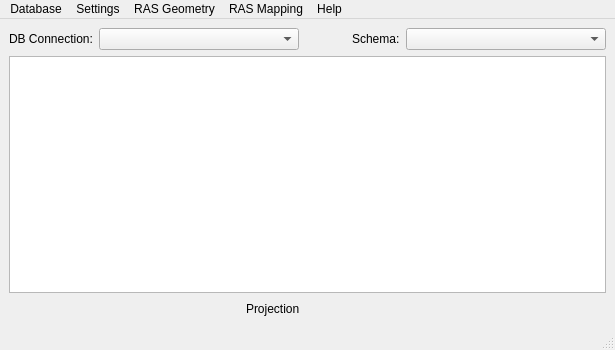
<?xml version="1.0" encoding="UTF-8"?>
<ui version="4.0">
 <class>RiverGIS</class>
 <widget class="QMainWindow" name="RiverGIS">
  <property name="enabled">
   <bool>true</bool>
  </property>
  <property name="geometry">
   <rect>
    <x>0</x>
    <y>0</y>
    <width>615</width>
    <height>350</height>
   </rect>
  </property>
  <property name="windowTitle">
   <string>RiverGIS</string>
  </property>
  <property name="windowIcon">
   <iconset resource="../resources.qrc">
    <normaloff>:/rivergis/icons/rivergis.svg</normaloff>:/rivergis/icons/rivergis.svg</iconset>
  </property>
  <widget class="QWidget" name="centralwidget">
   <layout class="QGridLayout" name="gridLayout_2">
    <item row="0" column="0">
     <layout class="QGridLayout" name="gridLayout">
      <item row="0" column="3">
       <widget class="QLabel" name="labelCurSchema">
        <property name="text">
         <string>Schema:</string>
        </property>
       </widget>
      </item>
      <item row="0" column="0">
       <widget class="QLabel" name="labelCurDatabase">
        <property name="text">
         <string>DB Connection:</string>
        </property>
       </widget>
      </item>
      <item row="0" column="4">
       <widget class="QComboBox" name="schemasCbo">
        <property name="minimumSize">
         <size>
          <width>200</width>
          <height>0</height>
         </size>
        </property>
       </widget>
      </item>
      <item row="0" column="1">
       <widget class="QComboBox" name="connsCbo">
        <property name="minimumSize">
         <size>
          <width>200</width>
          <height>0</height>
         </size>
        </property>
       </widget>
      </item>
      <item row="0" column="2">
       <spacer name="horizontalSpacer_2">
        <property name="orientation">
         <enum>Qt::Horizontal</enum>
        </property>
        <property name="sizeHint" stdset="0">
         <size>
          <width>40</width>
          <height>20</height>
         </size>
        </property>
       </spacer>
      </item>
     </layout>
    </item>
    <item row="1" column="0">
     <widget class="QTextEdit" name="textEdit">
      <property name="readOnly">
       <bool>true</bool>
      </property>
     </widget>
    </item>
    <item row="2" column="0">
     <layout class="QHBoxLayout" name="horizontalLayout">
      <property name="topMargin">
       <number>0</number>
      </property>
      <item>
       <spacer name="horizontalSpacer">
        <property name="orientation">
         <enum>Qt::Horizontal</enum>
        </property>
        <property name="sizeHint" stdset="0">
         <size>
          <width>40</width>
          <height>20</height>
         </size>
        </property>
       </spacer>
      </item>
      <item>
       <widget class="QLabel" name="label">
        <property name="text">
         <string>Projection</string>
        </property>
       </widget>
      </item>
      <item>
       <widget class="QgsProjectionSelectionWidget" name="crsWidget">
        <property name="minimumSize">
         <size>
          <width>300</width>
          <height>0</height>
         </size>
        </property>
        <property name="maximumSize">
         <size>
          <width>400</width>
          <height>16777215</height>
         </size>
        </property>
       </widget>
      </item>
     </layout>
    </item>
   </layout>
  </widget>
  <widget class="QMenuBar" name="menubar">
   <property name="geometry">
    <rect>
     <x>0</x>
     <y>0</y>
     <width>615</width>
     <height>18</height>
    </rect>
   </property>
   <widget class="QMenu" name="menuHelp">
    <property name="title">
     <string>Help</string>
    </property>
    <addaction name="actionHelpContents"/>
   </widget>
   <widget class="QMenu" name="menuRASMapping">
    <property name="title">
     <string>RAS Mapping</string>
    </property>
    <addaction name="actionRASImportRasData"/>
    <addaction name="separator"/>
    <addaction name="actionRASWaterSurfaceGeneration"/>
    <addaction name="actionRASFloodplainDelineation"/>
   </widget>
   <widget class="QMenu" name="menu_Geometry">
    <property name="title">
     <string>RAS Geometry</string>
    </property>
    <widget class="QMenu" name="menuXS_Cut_Line_Attributes">
     <property name="title">
      <string>XS Cut Line Attributes</string>
     </property>
     <addaction name="actionRASXSRiverReachNames"/>
     <addaction name="actionRASXSStationing"/>
     <addaction name="actionRASXSBankStations"/>
     <addaction name="actionRASXSDownstreamReachLengths"/>
     <addaction name="separator"/>
     <addaction name="actionRASXSElevations"/>
     <addaction name="separator"/>
     <addaction name="actionRASXSAll"/>
    </widget>
    <widget class="QMenu" name="menuStreamCenterlineAttributes">
     <property name="title">
      <string>Stream Centerline Attributes</string>
     </property>
     <addaction name="actionRASTopology1D"/>
     <addaction name="actionRASLengthsStations"/>
     <addaction name="separator"/>
     <addaction name="actionRASStreamCenterlineAll"/>
    </widget>
    <widget class="QMenu" name="menuUtilities">
     <property name="title">
      <string>Utilities</string>
     </property>
     <addaction name="actionRASFlipXSDirection"/>
    </widget>
    <addaction name="actionRASCreateRdbTables"/>
    <addaction name="actionRASLoadRdbTablesIntoQGIS"/>
    <addaction name="actionRASImportLayersIntoRdbTables"/>
    <addaction name="menuStreamCenterlineAttributes"/>
    <addaction name="menuXS_Cut_Line_Attributes"/>
    <addaction name="actionRASManningsNValues"/>
    <addaction name="actionRASLevees"/>
    <addaction name="actionRASIneffectiveFlowAreas"/>
    <addaction name="actionRASBlockedObstructions"/>
    <addaction name="menuUtilities"/>
    <addaction name="separator"/>
    <addaction name="actionRASCreateRASGISImport"/>
    <addaction name="separator"/>
    <addaction name="actionRASCreate2dAreaPoints"/>
    <addaction name="actionRASPreview2DMesh"/>
    <addaction name="actionRASSave2DPointsToHECRASGeometry"/>
    <addaction name="actionRASCorrectLateralWeirs"/>
    <addaction name="separator"/>
   </widget>
   <widget class="QMenu" name="menuDB">
    <property name="title">
     <string>Database</string>
    </property>
    <addaction name="actionRefreshConnections"/>
    <addaction name="actionImportRiverFromIsokp"/>
   </widget>
   <widget class="QMenu" name="menuSettings">
    <property name="title">
     <string>Settings</string>
    </property>
    <addaction name="actionRASDTMSetup"/>
    <addaction name="actionDebugMode"/>
   </widget>
   <addaction name="menuDB"/>
   <addaction name="menuSettings"/>
   <addaction name="menu_Geometry"/>
   <addaction name="menuRASMapping"/>
   <addaction name="menuHelp"/>
  </widget>
  <widget class="QStatusBar" name="statusbar"/>
  <action name="actionCreate2dAreaPerimeter">
   <property name="icon">
    <iconset>
     <normaloff>:/rivergis/icons/2darea_perimeter.svg</normaloff>:/rivergis/icons/2darea_perimeter.svg</iconset>
   </property>
   <property name="text">
    <string>2D Area (Perimeter)</string>
   </property>
  </action>
  <action name="actionRASCorrectLateralWeirs">
   <property name="enabled">
    <bool>false</bool>
   </property>
   <property name="icon">
    <iconset resource="../resources.qrc">
     <normaloff>:/rivergis/icons/correctLateralWeir.svg</normaloff>:/rivergis/icons/correctLateralWeir.svg</iconset>
   </property>
   <property name="text">
    <string>Correct Lateral Weirs</string>
   </property>
  </action>
  <action name="actionRASCreate2dAreaPoints">
   <property name="icon">
    <iconset resource="../resources.qrc">
     <normaloff>:/rivergis/icons/ras2dareaCreate.svg</normaloff>:/rivergis/icons/ras2dareaCreate.svg</iconset>
   </property>
   <property name="text">
    <string>Create 2D Computational Points</string>
   </property>
  </action>
  <action name="actionAbout">
   <property name="text">
    <string>About</string>
   </property>
  </action>
  <action name="actionHelpContents">
   <property name="text">
    <string>Contents</string>
   </property>
  </action>
  <action name="actionLoad_2D_WSEL_from_HDF">
   <property name="icon">
    <iconset resource="../resources.qrc">
     <normaloff>:/rivergis/icons/loadWselHdf.svg</normaloff>:/rivergis/icons/loadWselHdf.svg</iconset>
   </property>
   <property name="text">
    <string>Load 2D WSEL from HDF</string>
   </property>
  </action>
  <action name="actionRASWaterSurfaceGeneration">
   <property name="enabled">
    <bool>true</bool>
   </property>
   <property name="icon">
    <iconset resource="../resources.qrc">
     <normaloff>:/rivergis/icons/createWselRaster.svg</normaloff>:/rivergis/icons/createWselRaster.svg</iconset>
   </property>
   <property name="text">
    <string>Water Surface Generation</string>
   </property>
  </action>
  <action name="actionImportRiverFromIsokp">
   <property name="icon">
    <iconset resource="../resources.qrc">
     <normaloff>:/rivergis/icons/importFromIsok.svg</normaloff>:/rivergis/icons/importFromIsok.svg</iconset>
   </property>
   <property name="text">
    <string>Import River Data From ISOKP Database</string>
   </property>
  </action>
  <action name="actionRefreshConnections">
   <property name="icon">
    <iconset resource="../resources.qrc">
     <normaloff>:/rivergis/icons/refreshConnections.svg</normaloff>:/rivergis/icons/refreshConnections.svg</iconset>
   </property>
   <property name="text">
    <string>Refresh Connections List</string>
   </property>
  </action>
  <action name="actionRASFloodplainDelineation">
   <property name="icon">
    <iconset resource="../resources.qrc">
     <normaloff>:/rivergis/icons/createDepthsAndRange.svg</normaloff>:/rivergis/icons/createDepthsAndRange.svg</iconset>
   </property>
   <property name="text">
    <string>Floodplain Delineation Using Rasters</string>
   </property>
  </action>
  <action name="actionLoad_1D_WSEL_from_HDF">
   <property name="text">
    <string>Load 1D WSEL from HDF</string>
   </property>
  </action>
  <action name="actionRASImportRasData">
   <property name="icon">
    <iconset resource="../resources.qrc">
     <normaloff>:/rivergis/icons/loadWselHdf.svg</normaloff>:/rivergis/icons/loadWselHdf.svg</iconset>
   </property>
   <property name="text">
    <string>Import RAS Data</string>
   </property>
  </action>
  <action name="actionCreate_1d_PostGIS_Tables">
   <property name="text">
    <string>Create 1D PostGIS Tables</string>
   </property>
  </action>
  <action name="actionRASSave2DPointsToHECRASGeometry">
   <property name="icon">
    <iconset resource="../resources.qrc">
     <normaloff>:/rivergis/icons/ras2dareaSaveToGeo.svg</normaloff>:/rivergis/icons/ras2dareaSaveToGeo.svg</iconset>
   </property>
   <property name="text">
    <string>Save 2D Points to HEC-RAS Geometry</string>
   </property>
  </action>
  <action name="actionRASPreview2DMesh">
   <property name="enabled">
    <bool>true</bool>
   </property>
   <property name="icon">
    <iconset resource="../resources.qrc">
     <normaloff>:/rivergis/icons/ras2dareaPreview.svg</normaloff>:/rivergis/icons/ras2dareaPreview.svg</iconset>
   </property>
   <property name="text">
    <string>Preview 2D Mesh</string>
   </property>
  </action>
  <action name="actionRASCreateRdbTables">
   <property name="icon">
    <iconset resource="../resources.qrc">
     <normaloff>:/rivergis/icons/createPgTables.svg</normaloff>:/rivergis/icons/createPgTables.svg</iconset>
   </property>
   <property name="text">
    <string>Create River Database Tables</string>
   </property>
   <property name="toolTip">
    <string>RAS 1D Create River Database Tables</string>
   </property>
  </action>
  <action name="actionRASManningsNValues">
   <property name="icon">
    <iconset resource="../resources.qrc">
     <normaloff>:/rivergis/icons/ras1dXsMannings.svg</normaloff>:/rivergis/icons/ras1dXsMannings.svg</iconset>
   </property>
   <property name="text">
    <string>Extract Manning's n Values</string>
   </property>
   <property name="toolTip">
    <string>RAS 1D Extract Manning's n Values</string>
   </property>
  </action>
  <action name="actionRASCreateRASGISImport">
   <property name="icon">
    <iconset resource="../resources.qrc">
     <normaloff>:/rivergis/icons/ras1dCreateRASImport.svg</normaloff>:/rivergis/icons/ras1dCreateRASImport.svg</iconset>
   </property>
   <property name="text">
    <string>Create RAS GIS Import File</string>
   </property>
  </action>
  <action name="actionRASTopology1D">
   <property name="icon">
    <iconset resource="../resources.qrc">
     <normaloff>:/rivergis/icons/ras1dStreamCenterlinesTopology.svg</normaloff>:/rivergis/icons/ras1dStreamCenterlinesTopology.svg</iconset>
   </property>
   <property name="text">
    <string>Topology</string>
   </property>
   <property name="toolTip">
    <string>RAS 1D Stream Centerlines Topology</string>
   </property>
  </action>
  <action name="actionAaa">
   <property name="text">
    <string>aaa</string>
   </property>
  </action>
  <action name="actionRASLengthsStations">
   <property name="icon">
    <iconset resource="../resources.qrc">
     <normaloff>:/rivergis/icons/ras1dStreamCenterlinesLengthsStations.svg</normaloff>:/rivergis/icons/ras1dStreamCenterlinesLengthsStations.svg</iconset>
   </property>
   <property name="text">
    <string>Lengths/Stations</string>
   </property>
   <property name="toolTip">
    <string>RAS 1D Stream Centerlines Lengths/Stations</string>
   </property>
  </action>
  <action name="actionRASCenterlineElevations">
   <property name="enabled">
    <bool>false</bool>
   </property>
   <property name="text">
    <string>Elevations</string>
   </property>
   <property name="toolTip">
    <string>RAS 1D Stream Centerlines Elevations</string>
   </property>
  </action>
  <action name="actionRASStreamCenterlineAll">
   <property name="icon">
    <iconset resource="../resources.qrc">
     <normaloff>:/rivergis/icons/ras1dStreamCenterlinesAll.svg</normaloff>:/rivergis/icons/ras1dStreamCenterlinesAll.svg</iconset>
   </property>
   <property name="text">
    <string>All</string>
   </property>
   <property name="toolTip">
    <string>RAS 1D Stream Centerlines All</string>
   </property>
  </action>
  <action name="actionRASXSRiverReachNames">
   <property name="icon">
    <iconset resource="../resources.qrc">
     <normaloff>:/rivergis/icons/ras1dXsRiverNames.svg</normaloff>:/rivergis/icons/ras1dXsRiverNames.svg</iconset>
   </property>
   <property name="text">
    <string>River/Reach Names</string>
   </property>
   <property name="toolTip">
    <string>RAS 1D Cross-sections River/Reach Names</string>
   </property>
  </action>
  <action name="actionRASXSStationing">
   <property name="icon">
    <iconset resource="../resources.qrc">
     <normaloff>:/rivergis/icons/ras1dXsStationing.svg</normaloff>:/rivergis/icons/ras1dXsStationing.svg</iconset>
   </property>
   <property name="text">
    <string>Stationing</string>
   </property>
   <property name="toolTip">
    <string>RAS 1D Cross-sections Stationing</string>
   </property>
  </action>
  <action name="actionRASXSBankStations">
   <property name="icon">
    <iconset resource="../resources.qrc">
     <normaloff>:/rivergis/icons/ras1dXsBanks.svg</normaloff>:/rivergis/icons/ras1dXsBanks.svg</iconset>
   </property>
   <property name="text">
    <string>Bank Stations</string>
   </property>
   <property name="toolTip">
    <string>RAS 1D Cross-sections Bank Stations</string>
   </property>
  </action>
  <action name="actionRASXSDownstreamReachLengths">
   <property name="icon">
    <iconset resource="../resources.qrc">
     <normaloff>:/rivergis/icons/ras1dXsDSLenghts.svg</normaloff>:/rivergis/icons/ras1dXsDSLenghts.svg</iconset>
   </property>
   <property name="text">
    <string>Downstream Reach Lengths</string>
   </property>
   <property name="toolTip">
    <string>RAS 1D Cross-sections Downstream Reach Lengths</string>
   </property>
  </action>
  <action name="actionRASXSElevations">
   <property name="icon">
    <iconset resource="../resources.qrc">
     <normaloff>:/rivergis/icons/ras1dXsElevations.svg</normaloff>:/rivergis/icons/ras1dXsElevations.svg</iconset>
   </property>
   <property name="text">
    <string>Elevations</string>
   </property>
   <property name="toolTip">
    <string>RAS 1D Cross-sections Elevations</string>
   </property>
  </action>
  <action name="actionRASXSAll">
   <property name="icon">
    <iconset resource="../resources.qrc">
     <normaloff>:/rivergis/icons/ras1dXsAll.svg</normaloff>:/rivergis/icons/ras1dXsAll.svg</iconset>
   </property>
   <property name="text">
    <string>All</string>
   </property>
   <property name="toolTip">
    <string>RAS 1D Cross-sections All</string>
   </property>
  </action>
  <action name="actionRASImportLayersIntoRdbTables">
   <property name="icon">
    <iconset resource="../resources.qrc">
     <normaloff>:/rivergis/icons/importLayersIntoRdb.svg</normaloff>:/rivergis/icons/importLayersIntoRdb.svg</iconset>
   </property>
   <property name="text">
    <string>Import Layers Into River Database Tables</string>
   </property>
   <property name="toolTip">
    <string>RAS 1D Import Layers Into River Database Tables</string>
   </property>
  </action>
  <action name="actionRASLevees">
   <property name="icon">
    <iconset resource="../resources.qrc">
     <normaloff>:/rivergis/icons/ras1dXsLevees.svg</normaloff>:/rivergis/icons/ras1dXsLevees.svg</iconset>
   </property>
   <property name="text">
    <string>Levees</string>
   </property>
   <property name="toolTip">
    <string>RAS 1D Levees</string>
   </property>
  </action>
  <action name="actionRASIneffectiveFlowAreas">
   <property name="icon">
    <iconset resource="../resources.qrc">
     <normaloff>:/rivergis/icons/ras1dXsIneffective.svg</normaloff>:/rivergis/icons/ras1dXsIneffective.svg</iconset>
   </property>
   <property name="text">
    <string>Ineffective Flow Areas</string>
   </property>
   <property name="toolTip">
    <string>RAS 1D Ineffective Flow Areas</string>
   </property>
  </action>
  <action name="actionRASBlockedObstructions">
   <property name="icon">
    <iconset resource="../resources.qrc">
     <normaloff>:/rivergis/icons/ras1dXsBlockedObs.svg</normaloff>:/rivergis/icons/ras1dXsBlockedObs.svg</iconset>
   </property>
   <property name="text">
    <string>Blocked Obstructions</string>
   </property>
   <property name="toolTip">
    <string>RAS 1D Blocked Obstructions</string>
   </property>
  </action>
  <action name="actionRASFlipXSDirection">
   <property name="enabled">
    <bool>false</bool>
   </property>
   <property name="text">
    <string>Flip Cross Sections</string>
   </property>
  </action>
  <action name="actionRASLoadRdbTablesIntoQGIS">
   <property name="icon">
    <iconset resource="../resources.qrc">
     <normaloff>:/rivergis/icons/loadRdbTablesIntoQgis.svg</normaloff>:/rivergis/icons/loadRdbTablesIntoQgis.svg</iconset>
   </property>
   <property name="text">
    <string>Load River Database Tables Into QGIS</string>
   </property>
   <property name="toolTip">
    <string>RAS 1D Load River Database Tables Into QGIS</string>
   </property>
  </action>
  <action name="actionRASDTMSetup">
   <property name="icon">
    <iconset resource="../resources.qrc">
     <normaloff>:/rivergis/icons/dtmSetup.svg</normaloff>:/rivergis/icons/dtmSetup.svg</iconset>
   </property>
   <property name="text">
    <string>DTM Setup</string>
   </property>
  </action>
  <action name="actionDebugMode">
   <property name="checkable">
    <bool>true</bool>
   </property>
   <property name="checked">
    <bool>false</bool>
   </property>
   <property name="text">
    <string>Debug mode</string>
   </property>
  </action>
 </widget>
 <customwidgets>
  <customwidget>
   <class>QgsProjectionSelectionWidget</class>
   <extends>QWidget</extends>
   <header>qgsprojectionselectionwidget.h</header>
  </customwidget>
 </customwidgets>
 <tabstops>
  <tabstop>textEdit</tabstop>
 </tabstops>
 <resources>
  <include location="../resources.qrc"/>
 </resources>
 <connections/>
</ui>
